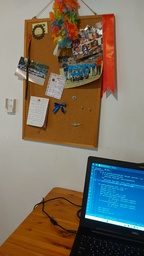
#> input picture exercise-2/data/board1.jpeg, 144 x 256 px, shrunk from 1080 x 1920 before the run, found by its file name
$ python stereo.py
#> lines starting #> are read from the running program, lines starting #| are printed output that depends on the picture
import numpy as np
import cv2
from tqdm import tqdm
from matplotlib import pyplot as plt

image1_path = 'exercise-2/data/board1.jpeg'
image2_path = 'exercise-2/data/board2.jpeg'
point_file_path = 'exercise-2/data/points.npz'
matching_points_file_path = 'exercise-2/data/matching_points.jpeg'
NUM_POINTS = 7
epiploar_lines_file_path = f'exercise-2/data/epiploar_lines_.{NUM_POINTS}points.jpeg'


def find_corresponding_points(image1, image2):
    sift = cv2.SIFT_create()

    kp1, des1 = sift.detectAndCompute(image1, None)
    kp2, des2 = sift.detectAndCompute(image2, None)

    FLANN_INDEX_KDTREE = 1
    index_params = dict(algorithm=FLANN_INDEX_KDTREE, trees=5)
    search_params = dict(checks=50)
    flann = cv2.FlannBasedMatcher(index_params, search_params)
    matches = flann.knnMatch(des1, des2, k=2)

    pts1 = []
    pts2 = []

    for i, (m, n) in enumerate(matches):
        if m.distance < 0.5 * n.distance:
            pts1.append(kp1[m.queryIdx].pt)
            pts2.append(kp2[m.trainIdx].pt)

    pts1 = np.int32(pts1)
    pts2 = np.int32(pts2)

    return pts1, pts2


def draw_keypoints(image1, image2, pts1, pts2):
    new1_imgA = image1.copy()
    new1_imgB = image2.copy()

    for ptA, ptB in zip(pts1, pts2):
        color = tuple(np.random.randint(0, 255, 3).tolist())
        new1_imgA = cv2.circle(new1_imgA, tuple(ptA), 10, color, -1)
        new1_imgB = cv2.circle(new1_imgB, tuple(ptB), 10, color, -1)

    f, axis = plt.subplots(1, 2, figsize=(15, 8))

    f.suptitle("Matching Key Points", fontsize="x-large", fontweight="bold", y=0.95)
    axis[0].imshow(cv2.cvtColor(new1_imgA, cv2.COLOR_BGR2RGB))
    axis[0].set_title("image A Key Points")
    axis[0].set_axis_off()

    axis[1].imshow(cv2.cvtColor(new1_imgB, cv2.COLOR_BGR2RGB))
    axis[1].set_title("image B Key Points")
    axis[1].set_axis_off()

    plt.savefig(matching_points_file_path)

def randomSampleCorrPoint(points1, points2):
    if NUM_POINTS >= len(points1):
        return points1, points2
    else:
        rng = np.random.default_rng()
        point_idx = rng.choice(np.arange(len(points1)), size=NUM_POINTS, replace=False)
        sample_pts1 = points1[point_idx, :]
        sample_pts2 = points2[point_idx, :]
        return sample_pts1, sample_pts2

def conv2HomogeneousCor(pts1, pts2):
    if pts1.ndim == 1:
        ptsA_homo = np.pad(pts1, (0, 1), "constant", constant_values=1.0)
        ptsB_homo = np.pad(pts2, (0, 1), "constant", constant_values=1.0)
    else:
        ptsA_homo = np.pad(pts1, [(0, 0), (0, 1)], "constant", constant_values=1.0)
        ptsB_homo = np.pad(pts2, [(0, 0), (0, 1)], "constant", constant_values=1.0)
    return np.float64(ptsA_homo), np.float64(ptsB_homo)

# [13 lines left out: function get_normalisation_mat, not called in this run]

def get_fundamental_matrix_opencv(points1, points2, tol):
    points1 = np.float64(points1)
    points2 = np.float64(points2)

    sample_pts1, sample_pts2 = randomSampleCorrPoint(points1, points2)

    algorithm = cv2.FM_7POINT
    if NUM_POINTS == 8:
        algorithm = cv2.FM_8POINT

    f_normalized, _ = cv2.findFundamentalMat(sample_pts1, sample_pts2, algorithm)

    best_f = f_normalized
    if algorithm == cv2.FM_7POINT and f_normalized.shape[0] == 9:
        f_matrices = []
        for i in range(0, 9, 3):
            f_matrices.append(f_normalized[i:i+3])
        best_f, inlier_map = choose_best_matrix_of3(f_matrices, points1, points2, tol)
    else:
        inlier_map = make_inlier_map_1_matrix(points1, points2, best_f, tol)
    return best_f, inlier_map


# [36 lines left out: function get_fundamental_matrix, not called in this run]

def get_correspondent_epipolar_lines(points1, points2, fundamental_matrix):
    points1 = np.float64(points1)
    points2 = np.float64(points2)

    if points1.ndim == 1:
        lines1 = np.array(points2 @ fundamental_matrix, dtype=np.float64)
        lines2 = np.array(fundamental_matrix @ points1.T, dtype=np.float64)

        a1, b1, c1 = lines1
        a2, b2, c2 = lines2
        lines1 = lines1 / np.sqrt(a1 * a1 + b1 * b1)
        lines2 = lines2 / np.sqrt(a2 * a2 + b2 * b2)
    else:
        lines1 = np.array([point2 @ fundamental_matrix for point2 in points2], dtype=np.float64)
        lines2 = np.array([fundamental_matrix @ point1.T for point1 in points1], dtype=np.float64)

        lines1 = np.array(
            [
                np.array([ a / np.sqrt(a * a + b * b), b / np.sqrt(a * a + b * b), c / np.sqrt(a * a + b * b), ], dtype=np.float64)
                for a, b, c in lines1
            ],
            dtype=np.float64,
        )
        lines2 = np.array(
            [
                np.array([ a / np.sqrt(a * a + b * b), b / np.sqrt(a * a + b * b), c / np.sqrt(a * a + b * b), ], dtype=np.float64,)
                for a, b, c in lines2
            ],
            dtype=np.float64,
        )

    return lines1, lines2

def make_inlier_map_1_matrix(points1, points2, matrix, tol):
    inlier = np.zeros(len(points1), dtype=np.float64)
    for i, (point1, point2) in enumerate(zip(points1, points2)):
        point1_homo, point2_homo = conv2HomogeneousCor(point1, point2)
        l1, l2 = get_correspondent_epipolar_lines(point1_homo, point2_homo, matrix)
        l1 = np.float64(l1)
        l2 = np.float64(l2)

        err1 = np.float64(abs(l1 @ point1_homo))
        err2 = np.float64(abs(l2 @ point2_homo))
        if err1 <= tol and err2 <= tol:
            inlier[i] = 1

    return inlier

def choose_best_matrix_of3(matrices, points1, points2, tol):
    most_inliers = 0
    best_inlier_map = np.zeros(len(points1))
    best_f_matrix = None
    for current_f_matrix in matrices:

        inlier_map = make_inlier_map_1_matrix(points1, points2, current_f_matrix, tol)

        if np.sum(inlier_map) > most_inliers:
            best_inlier_map = inlier_map
            most_inliers = np.sum(inlier_map)
            best_f_matrix = current_f_matrix

    return best_f_matrix, best_inlier_map

def getFundamentalMatRANSAC(points1, points2, tol, num_sample=NUM_POINTS, confidence=0.99):

    most_inliers = 0
    inlier_map = np.zeros(len(points1))
    tol = np.float64(tol)
    best_fmat = None

    # Iteration is calculated based on the confidence and the asumption that 50% correspondences are inliers
    # and 50% correspondences are outliers.
    iterations = int(np.ceil( np.log10(1 - confidence) / np.log10(1 - np.float_power(0.5, num_sample))))

    for _ in tqdm(range(iterations)):
        # sample_ptsA, sample_ptsB = randomSampleCorrPoint(points1, points2)

        f, inlier_map = get_fundamental_matrix_opencv(points1, points2, tol)

        if inlier_map is None:
            print(f'inlier map is none')
            inlier_map = make_inlier_map_1_matrix(points1, points2, f, tol)

        if np.sum(inlier_map) > most_inliers:
            inlier_map = inlier_map
            most_inliers = np.sum(inlier_map)
            best_fmat = f

    return best_fmat, inlier_map

def draw_epilines(image1, image2, lines, points1_homo, points2_homo):
    # image1_cpy = cv2.cvtColor(cv2.cvtColor(image1, cv2.COLOR_BGR2GRAY), cv2.COLOR_GRAY2BGR)
    # image2_cpy = cv2.cvtColor(cv2.cvtColor(image2, cv2.COLOR_BGR2GRAY), cv2.COLOR_GRAY2BGR)
    image1_cpy = image1.copy()
    image2_cpy = image2.copy()
    row, col, cha = image1_cpy.shape
    row -= 1
    col -= 1

    for r, point1, point2 in zip(lines, points1_homo, points2_homo):
        color = tuple(np.random.randint(0, 255, 3).tolist())

        a, b, c = r
        p0 = tuple(map(round, [0, -c / b]))
        p1 = tuple(map(round, [col, -(c + (a * col)) / b]))
        p2 = tuple(map(round, [-c / a, 0]))
        p3 = tuple(map(round, [-(c + (b * row)) / a, row]))
        p = [(x, y) for (x, y) in [p0, p1, p2, p3] if 0 <= x <= col and 0 <= y <= row]

        if len(p) >= 2:
            image1_cpy = cv2.line(image1_cpy, p[0], p[1], color, 2)
        image1_cpy = cv2.circle(image1_cpy, tuple(point1), 6, color, -1)
        image2_cpy = cv2.circle(image2_cpy, tuple(point2), 6, color, -1)

    return image1_cpy, image2_cpy

def main():
    image1 = cv2.imread(image1_path, cv2.IMREAD_COLOR)
#> image1 is the input picture: shape (256, 144, 3); mean B, G, R 99, 112.8, 122.1
    image2 = cv2.imread(image2_path, cv2.IMREAD_COLOR)
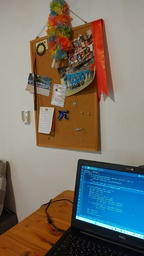
#> input picture exercise-2/data/board2.jpeg, 144 x 256 px, shrunk from 1080 x 1920 before the run, found by its file name
#> image2 is the input picture: shape (256, 144, 3); mean B, G, R 103.8, 113.9, 119.4
    points1, points2 = find_corresponding_points(image1, image2)
#> in find_corresponding_points, `kp1, des1 = sift.detectAndCompute(image1, None)`: kp1 = 197 keypoints; strongest (x, y, size): (87, 216, 2.6), (29, 80, 1.8), (100, 32, 3), (131, 226, 3.2)
#> in find_corresponding_points, `kp2, des2 = sift.detectAndCompute(image2, None)`: kp2 = 167 keypoints; strongest (x, y, size): (77, 217, 2.3), (118, 230, 3.1), (81, 163, 5.7), (36, 108, 3.8)
#> in find_corresponding_points, `matches = flann.knnMatch(des1, des2, k=2)`: matches = 197 matches
#> after the loop in find_corresponding_points, `for i, (m, n) in enumerate(matches):`: pts1 = 21 items, first 6: (26.5, 64.27), (26.56, 97.27), (31.85, 38.5), (33.05, 99.01), (40.21, 25.91), (45.93, 82.9); pts2 = 21 items, first 6: (34.47, 79.69), (36.11, 108), (36.72, 56.04), (41.92, 109), (41.99, 43.78), (50.73, 93.31)
#> in find_corresponding_points, `pts1 = np.int32(pts1)`: pts1 = 21 rows, first 8: [26, 64], [26, 97], [31, 38], [33, 99], [40, 25], [45, 82], [48, 92], [54, 222]
#> in find_corresponding_points, `pts2 = np.int32(pts2)`: pts2 = 21 rows, first 8: [34, 79], [36, 107], [36, 56], [41, 108], [41, 43], [50, 93], [53, 102], [50, 221]
#> points1 has the same summary as pts1 in find_corresponding_points; points2 has the same summary as pts2 in find_corresponding_points
    draw_keypoints(image1, image2, points1, points2)
#> the loop in draw_keypoints, `for ptA, ptB in zip(pts1, pts2):` made 21 passes
#> (ptA, ptB, color) on passes 1 to 12: ([26, 64], [34, 79], (172, 47, 117)), ([26, 97], [36, 107], (192, 67, 251)), ([31, 38], [36, 56], (195, 103, 9)), ([33, 99], [41, 108], (211, 21, 242)), ([40, 25], [41, 43], (36, 87, 70)), ([45, 82], [50, 93], (216, 88, 140)), ([48, 92], [53, 102], (58, 193, 230)), ([54, 222], [50, 221], (39, 87, 174)), ([55, 106], [60, 114], (88, 81, 165)), ([62, 110], [65, 116], (25, 77, 72)), ([64, 90], [66, 98], (9, 148, 115)), ([69, 75], [69, 84], (208, 243, 197))
#> after the loop in draw_keypoints, `for ptA, ptB in zip(pts1, pts2):`:
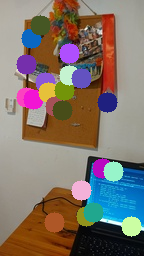
#> new1_imgA: shape (256, 144, 3); mean B, G, R 107.3, 115.8, 128.7
#> after the loop in draw_keypoints, `for ptA, ptB in zip(pts1, pts2):`:
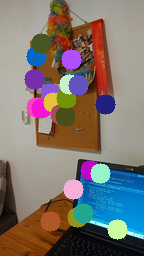
#> new1_imgB: shape (256, 144, 3); mean B, G, R 111.7, 116.9, 125.1
#> in draw_keypoints, `plt.savefig(matching_points_file_path)`:
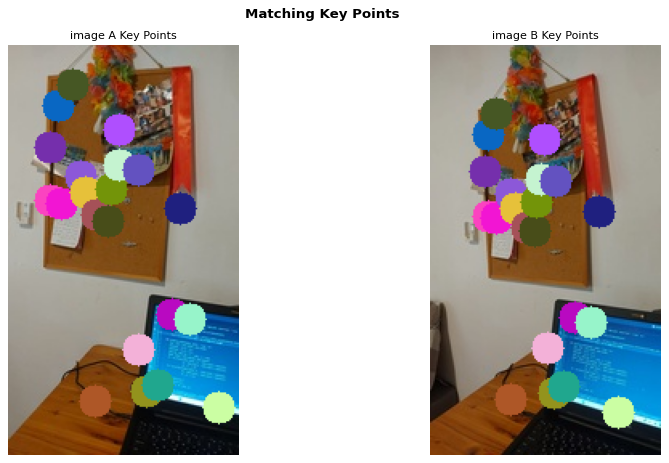
#> figure drawn by matplotlib, 2 panels
    tol = 1

    _, mask_og = getFundamentalMatRANSAC(points1=points1, points2=points2, tol=tol, num_sample=NUM_POINTS, confidence=0.99)
#> in getFundamentalMatRANSAC, `inlier_map = np.zeros(len(points1))`: inlier_map = 21 values from 0 to 0
#> the loop in getFundamentalMatRANSAC, `for _ in tqdm(range(iterations)):` made 588 passes

    inliers1 = points1[mask_og.ravel() == 1]
    inliers2 = points2[mask_og.ravel() == 1]
    f_reestimated, _ = getFundamentalMatRANSAC(points1=inliers1, points2=inliers2, tol=tol, num_sample=NUM_POINTS, confidence=0.99)
    mask_reestimated = np.zeros(len(points1), dtype=np.float64)
    for i, (point1, point2) in enumerate(zip(points1, points2)):
        point1_homo, point2_homo = conv2HomogeneousCor(point1, point2)
        l1, l2 = get_correspondent_epipolar_lines(point1_homo, point2_homo, f_reestimated)
        l1 = np.float64(l1)
        l2 = np.float64(l2)
        error1 = np.float64(abs(l1 @ point1_homo))
        error2 = np.float64(abs(l2 @ point2_homo))
        if error1 <= tol and error2 <= tol:
            mask_reestimated[i] = 1
#> this loop made 21 passes
#> (point1, point2) on passes 1 to 12: ([26, 64], [34, 79]), ([26, 97], [36, 107]), ([31, 38], [36, 56]), ([33, 99], [41, 108]), ([40, 25], [41, 43]), ([45, 82], [50, 93]), ([48, 92], [53, 102]), ([54, 222], [50, 221]), ([55, 106], [60, 114]), ([62, 110], [65, 116]), ([64, 90], [66, 98]), ([69, 75], [69, 84])

    print("Fundamental Matrix:")
    print(f"{f_reestimated}\n")
#| [[-3.13028867e-04 -2.73539928e-03  5.74800403e-01]
#|  [ 2.22059552e-03  3.95134880e-04 -2.87657645e-01]
#|  [-4.58858201e-01  2.11478511e-01  1.00000000e+00]]

    image1_cpy = image1.copy()
    image2_cpy = image2.copy()


    sample_inliersA_ree, sample_inliersB_ree = randomSampleCorrPoint(inliers1, inliers2)

    sample_inliers1_homo_reestimated, sample_inliers2_homo_reestimated = conv2HomogeneousCor(sample_inliersA_ree, sample_inliersB_ree)

    lines1_reestimated, lines2_reestimated = get_correspondent_epipolar_lines(sample_inliers1_homo_reestimated, sample_inliers2_homo_reestimated, f_reestimated)

    imgA_annotate_ree, imgB_2_ree = draw_epilines(image1_cpy, image2_cpy, lines1_reestimated, sample_inliersA_ree,
                                                 sample_inliersB_ree)
#> the loop in draw_epilines, `for r, point1, point2 in zip(lines, points1_homo, points2_homo):` made 7 passes
#> (r, point1, point2) on passes 1 to 7: ([-0.991, -0.132, 119.5], [107, 102], [105, 104]), ([0.585, -0.811, 106.7], [131, 226], [117, 229]), ([-0.931, 0.364, 15.04], [31, 38], [36, 56]), ([-0.853, 0.522, -23.91], [33, 99], [41, 108]), ([-0.923, 0.384, 10.29], [45, 82], [50, 93]), ([-0.994, 0.107, 72.19], [81, 78], [78, 85]), ([-0.832, 0.555, -32.5], [26, 97], [36, 107])
#> after the loop in draw_epilines, `for r, point1, point2 in zip(lines, points1_homo, points2_homo):`: image1_cpy: shape (256, 144, 3); mean B, G, R 94.4, 113.7, 122.6
#> after the loop in draw_epilines, `for r, point1, point2 in zip(lines, points1_homo, points2_homo):`:
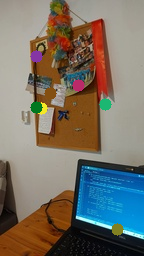
#> image2_cpy: shape (256, 144, 3); mean B, G, R 103.3, 113.8, 119.3
    imgB_annotate_ree, imgA_2_ree = draw_epilines(image2_cpy, image1_cpy, lines2_reestimated, sample_inliersB_ree,
                                                 sample_inliersA_ree)
#> the loop in draw_epilines (call 2), `for r, point1, point2 in zip(lines, points1_homo, points2_homo):` made 7 passes
#> (r, point1, point2) on passes 1 to 7: ([0.999, -0.0371, -101.1], [105, 104], [107, 102]), ([-0.674, 0.739, -90.35], [117, 229], [131, 226]), ([0.915, -0.404, -10.29], [36, 56], [31, 38]), ([0.859, -0.512, 19.87], [41, 108], [33, 99]), ([0.908, -0.419, -6.23], [50, 93], [45, 82]), ([0.975, -0.223, -57.06], [78, 85], [81, 78]), ([0.844, -0.537, 26.84], [36, 107], [26, 97])
#> after the loop in draw_epilines (call 2), `for r, point1, point2 in zip(lines, points1_homo, points2_homo):`:
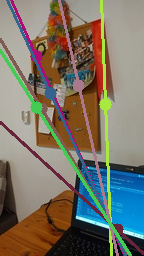
#> image1_cpy: shape (256, 144, 3); mean B, G, R 102.6, 116, 121
#> after the loop in draw_epilines (call 2), `for r, point1, point2 in zip(lines, points1_homo, points2_homo):`: image2_cpy: shape (256, 144, 3); mean B, G, R 99, 112.8, 122.2

    # Display the results
    f, axis = plt.subplots(1, 2, figsize=(15, 7))
    f.suptitle("Re-estimated Epipolar Line", fontsize="x-large", fontweight="bold", y=0.95)
    axis[0].imshow(cv2.cvtColor(imgA_annotate_ree, cv2.COLOR_BGR2RGB))
    axis[0].set_title("Drawn on image A")
    axis[0].set_axis_off()

    axis[1].imshow(cv2.cvtColor(imgB_annotate_ree, cv2.COLOR_BGR2RGB))
    axis[1].set_title("Drawn on image B")
    axis[1].set_axis_off()

    plt.savefig(epiploar_lines_file_path)
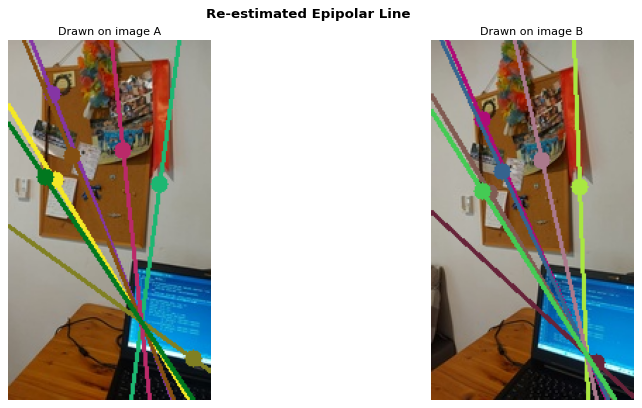
#> figure drawn by matplotlib, 2 panels

if __name__ == '__main__':
    main()
